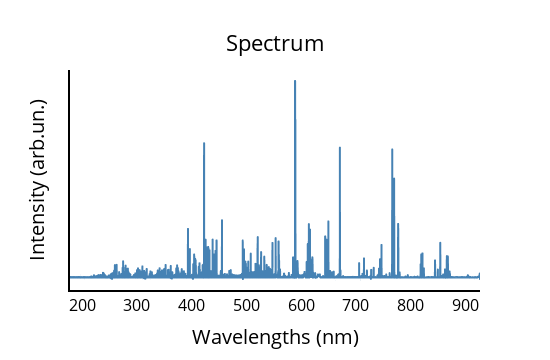

The notebook cell saved with this chart:
### Code cell
def create_average_spectrum_plot(data_handler):
    max_spectrum = np.max(data_handler.dataset, axis=(0, 1))
    
    fig = px.line(
        x=data_handler.wavelengths,
        y=max_spectrum,
        color_discrete_sequence=['steelblue']
    )

    min_wv = np.floor(data_handler.wavelengths.min() / 100) * 100
    max_wv = np.ceil(data_handler.wavelengths.max() / 100) * 100
    tick_values = np.arange(min_wv, max_wv + 100, 100)

    fig.update_layout(
        width=550,
        height=360,
        title={
            'text': "Spectrum",
            'x': 0.5,
            'y': 0.9,
            'xanchor': 'center',
            'font': {'size': 22}
        },
        margin=dict(l=70, r=70, t=70, b=70),
        xaxis=dict(
            title={
                'text': "Wavelengths (nm)",
                'font': {'size': 20}
            },
            tickfont={'size': 16, 'color': 'black'},
            showline=True,
            linewidth=2,
            linecolor='black',
            mirror=False,
            showgrid=False,
            zeroline=False,
            tickmode='array',
            tickvals=tick_values
        ),
        yaxis=dict(
            title={
                'text': "Intensity (arb.un.)",
                'font': {'size': 20}
            },
            tickfont={'size': 16, 'color': 'black'},
            showline=True,
            linewidth=2,
            linecolor='black',
            mirror=False,
            showgrid=False,
            zeroline=False,
            tickmode='array',
            tickvals=tick_values
        ),
        plot_bgcolor='rgba(0,0,0,0)',
        paper_bgcolor='rgba(0,0,0,0)',
        font=dict(color='black')
    )
    return fig


create_average_spectrum_plot(data_handler)

### Figure 1 — Plotly figure (JSON) as saved in the notebook; plotly's stock layout.template omitted (floating-point values rounded to 4 significant figures; data arrays with more than 128 entries replaced by an {"elided": "..."} marker saying what was removed)
{"data": [{"hovertemplate": "x=%{x}<br>y=%{y}<extra></extra>", "legendgroup": "", "line": {"color": "steelblue", "dash": "solid"}, "marker": {"symbol": "circle"}, "mode": "lines", "name": "", "showlegend": false, "type": "scattergl", "x": {"elided": "16384 float values"}, "xaxis": "x", "y": {"elided": "16384 float values"}, "yaxis": "y"}], "layout": {"font": {"color": "black"}, "height": 360, "legend": {"tracegroupgap": 0}, "margin": {"b": 70, "l": 70, "r": 70, "t": 70}, "paper_bgcolor": "rgba(0,0,0,0)", "plot_bgcolor": "rgba(0,0,0,0)", "title": {"font": {"size": 22}, "text": "Spectrum", "x": 0.5, "xanchor": "center", "y": 0.9}, "width": 550, "xaxis": {"anchor": "y", "domain": [0, 1], "linecolor": "black", "linewidth": 2, "mirror": false, "showgrid": false, "showline": true, "tickfont": {"color": "black", "size": 16}, "tickmode": "array", "tickvals": [100, 200, 300, 400, 500, 600, 700, 800, 900, 1000], "title": {"font": {"size": 20}, "text": "Wavelengths (nm)"}, "zeroline": false}, "yaxis": {"anchor": "x", "domain": [0, 1], "linecolor": "black", "linewidth": 2, "mirror": false, "showgrid": false, "showline": true, "tickfont": {"color": "black", "size": 16}, "tickmode": "array", "tickvals": [100, 200, 300, 400, 500, 600, 700, 800, 900, 1000], "title": {"font": {"size": 20}, "text": "Intensity (arb.un.)"}, "zeroline": false}}}
